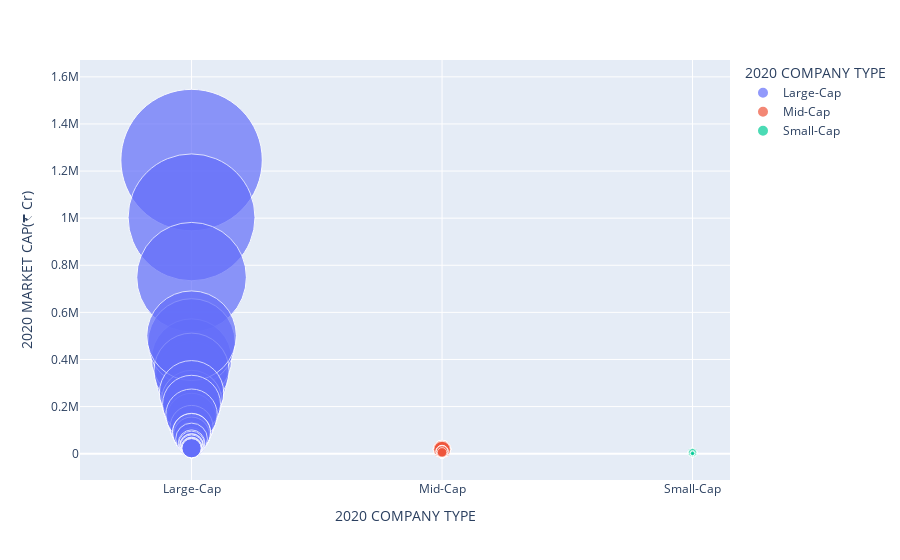

Notebook cell for this chart:
### Code cell
import plotly.express as px
fig = px.scatter(reports["ET_report_2020"],y = reports["ET_report_2020"]["2020 MARKET CAP(₹ Cr)"], x = reports["ET_report_2020"]["2020 COMPANY TYPE"],
hover_name = reports["ET_report_2020"]["COMPANY NAME"],color =reports["ET_report_2020"]["2020 COMPANY TYPE"] ,size = reports["ET_report_2020"]["2020 MARKET CAP(₹ Cr)"], size_max = 100)
fig.show()

### Figure 1 — Plotly figure (JSON) as saved in the notebook; plotly's stock layout.template omitted (floating-point values rounded to 4 significant figures; data arrays with more than 128 entries replaced by an {"elided": "..."} marker saying what was removed)
{"data": [{"hovertemplate": "<b>%{hovertext}</b><br><br>2020 COMPANY TYPE=%{x}<br>2020 MARKET CAP(₹ Cr)=%{marker.size}<extra></extra>", "hovertext": {"elided": "136 str values"}, "legendgroup": "Large-Cap", "marker": {"color": "#636efa", "size": {"elided": "136 int values"}, "sizemode": "area", "sizeref": 124.7, "symbol": "circle"}, "mode": "markers", "name": "Large-Cap", "orientation": "v", "showlegend": true, "type": "scatter", "x": {"elided": "136 str values"}, "xaxis": "x", "y": {"elided": "136 int values"}, "yaxis": "y"}, {"hovertemplate": "<b>%{hovertext}</b><br><br>2020 COMPANY TYPE=%{x}<br>2020 MARKET CAP(₹ Cr)=%{marker.size}<extra></extra>", "hovertext": ["Rajesh Exports Ltd.", "Canara Bank", "Union Bank of India", "Steel Authority of India (SAIL) Ltd.", "Redington (India) Ltd.", "Bank of India", "Indian Bank", "Tata Power Company Ltd.", "The New India Assurance Company Ltd.", "Max Financial Services Ltd.", "Adani Power Ltd.", "Central Bank of India", "Indian Overseas Bank", "LIC Housing Finance Ltd.", "Aditya Birla Capital Ltd.", "Oil India Ltd.", "EID Parry (India) Ltd.", "IDFC First Bank Ltd.", "UCO Bank", "Bharat Heavy Electricals Ltd.", "Apollo Tyres Ltd.", "Federal Bank Ltd.", "Exide Industries Ltd.", "Bank of Maharashtra", "L&T Finance Holdings Ltd.", "Cholamandalam Financial Holdings Ltd.", "Bombay Burmah Trading Corporation Ltd.", "Chambal Fertilisers & Chemicals Ltd.", "KEC International Ltd.", "NLC India Ltd.", "Mahindra & Mahindra Financial Services Ltd.", "Torrent Power Ltd.", "CESC Ltd.", "Gujarat State Petronet Ltd.", "Glenmark Pharmaceuticals Ltd.", "Quess Corp Ltd.", "Edelweiss Financial Services Ltd.", "Tata Chemicals Ltd.", "RBL Bank Ltd.", "Godrej Industries Ltd.", "BASF India Ltd.", "Indiabulls Housing Finance Ltd.", "SIS Ltd.", "National Aluminium Company Ltd.", "Prestige Estates Projects Ltd.", "Alok Industries Ltd.", "DCM Shriram Ltd.", "Aster DM Healthcare Ltd.", "APL Apollo Tubes Ltd.", "Zee Entertainment Enterprises Ltd.", "PNB Housing Finance Ltd.", "Welspun India Ltd.", "Housing and Urban Development Corporation Ltd.", "Amara Raja Batteries Ltd.", "JSW Energy Ltd.", "Escorts Ltd.", "Birla Corporation Ltd.", "GMR Infrastructure Ltd.", "JK Cement Ltd.", "Endurance Technologies Ltd.", "Supreme Industries Ltd.", "Dixon Technologies (India) Ltd.", "Minda Industries Ltd.", "Jubilant Pharmova Ltd.", "Manappuram Finance Ltd.", "Godrej Agrovet Ltd.", "Tube Investments of India Ltd.", "Shriram City Union Finance Ltd.", "Mahindra CIE Automotive Ltd.", "L&T Technology Services Ltd.", "Hatsun Agro Products Ltd.", "Alembic Pharmaceuticals Ltd.", "Aditya Birla Fashion and Retail Ltd.", "Sundaram Finance Ltd.", "Firstsource Solutions Ltd.", "Thermax Ltd.", "Sterlite Technologies Ltd.", "Crompton Greaves Consumer Electricals Ltd.", "City Union Bank Ltd.", "Laurus Labs Ltd.", "Cummins India Ltd.", "Coforge Ltd.", "Bajaj Electricals Ltd.", "Aarti Industries Ltd.", "Blue Star Ltd.", "Persistent Systems Ltd.", "Fortis Healthcare Ltd.", "Avanti Feeds Ltd.", "KRBL Ltd.", "Aegis Logistics Ltd.", "Atul Ltd.", "Sundram Fasteners Ltd.", "SJVN Ltd.", "Motilal Oswal Financial Services Ltd.", "Birlasoft Ltd.", "KPR Mill Ltd.", "Finolex Industries Ltd.", "Strides Pharma Science Ltd.", "Sun TV Network Ltd.", "Blue Dart Express Ltd.", "JM Financial Ltd.", "Astral Ltd.", "EPL Ltd.", "Amber Enterprises India Ltd.", "Castrol India Ltd.", "AIA Engineering Ltd.", "Sanofi India Ltd.", "Emami Ltd.", "Kajaria Ceramics Ltd.", "Galaxy Surfactants Ltd.", "V-Guard Industries Ltd.", "SKF India Ltd.", "Carborundum Universal Ltd.", "Narayana Hrudayalaya Ltd.", "Asahi India Glass Ltd.", "Akzo Nobel India Ltd.", "Mahanagar Gas Ltd.", "Bharat Dynamics Ltd."], "legendgroup": "Mid-Cap", "marker": {"color": "#EF553B", "size": [13368, 13579, 16151, 16512, 5008, 13657, 7094, 18346, 18009, 16680, 14390, 6856, 16024, 15969, 18497, 9839, 5301, 19030, 11826, 10111, 9411, 11407, 14320, 7460, 14237, 8480, 8793, 7391, 8729, 6920, 18100, 14902, 7720, 10977, 13637, 6305, 5410, 8549, 10989, 13142, 6511, 7767, 5691, 6693, 10548, 11432, 5409, 7679, 8094, 18214, 6324, 6684, 6572, 14303, 9982, 18305, 5448, 14928, 14630, 15111, 19134, 12000, 9648, 11210, 13782, 9759, 13992, 6305, 5583, 17695, 14092, 19226, 12075, 18074, 5173, 9604, 5895, 18938, 13146, 15204, 13494, 13963, 6060, 19135, 6725, 8825, 10358, 6744, 5993, 7559, 18595, 10096, 8879, 8538, 5093, 5398, 7375, 6112, 16884, 9387, 7386, 19734, 8095, 7543, 11617, 16727, 18861, 17233, 9556, 6483, 7411, 7540, 5966, 7273, 5685, 9234, 8758, 5604], "sizemode": "area", "sizeref": 124.7, "symbol": "circle"}, "mode": "markers", "name": "Mid-Cap", "orientation": "v", "showlegend": true, "type": "scatter", "x": ["Mid-Cap", "Mid-Cap", "Mid-Cap", "Mid-Cap", "Mid-Cap", "Mid-Cap", "Mid-Cap", "Mid-Cap", "Mid-Cap", "Mid-Cap", "Mid-Cap", "Mid-Cap", "Mid-Cap", "Mid-Cap", "Mid-Cap", "Mid-Cap", "Mid-Cap", "Mid-Cap", "Mid-Cap", "Mid-Cap", "Mid-Cap", "Mid-Cap", "Mid-Cap", "Mid-Cap", "Mid-Cap", "Mid-Cap", "Mid-Cap", "Mid-Cap", "Mid-Cap", "Mid-Cap", "Mid-Cap", "Mid-Cap", "Mid-Cap", "Mid-Cap", "Mid-Cap", "Mid-Cap", "Mid-Cap", "Mid-Cap", "Mid-Cap", "Mid-Cap", "Mid-Cap", "Mid-Cap", "Mid-Cap", "Mid-Cap", "Mid-Cap", "Mid-Cap", "Mid-Cap", "Mid-Cap", "Mid-Cap", "Mid-Cap", "Mid-Cap", "Mid-Cap", "Mid-Cap", "Mid-Cap", "Mid-Cap", "Mid-Cap", "Mid-Cap", "Mid-Cap", "Mid-Cap", "Mid-Cap", "Mid-Cap", "Mid-Cap", "Mid-Cap", "Mid-Cap", "Mid-Cap", "Mid-Cap", "Mid-Cap", "Mid-Cap", "Mid-Cap", "Mid-Cap", "Mid-Cap", "Mid-Cap", "Mid-Cap", "Mid-Cap", "Mid-Cap", "Mid-Cap", "Mid-Cap", "Mid-Cap", "Mid-Cap", "Mid-Cap", "Mid-Cap", "Mid-Cap", "Mid-Cap", "Mid-Cap", "Mid-Cap", "Mid-Cap", "Mid-Cap", "Mid-Cap", "Mid-Cap", "Mid-Cap", "Mid-Cap", "Mid-Cap", "Mid-Cap", "Mid-Cap", "Mid-Cap", "Mid-Cap", "Mid-Cap", "Mid-Cap", "Mid-Cap", "Mid-Cap", "Mid-Cap", "Mid-Cap", "Mid-Cap", "Mid-Cap", "Mid-Cap", "Mid-Cap", "Mid-Cap", "Mid-Cap", "Mid-Cap", "Mid-Cap", "Mid-Cap", "Mid-Cap", "Mid-Cap", "Mid-Cap", "Mid-Cap", "Mid-Cap", "Mid-Cap", "Mid-Cap"], "xaxis": "x", "y": [13368, 13579, 16151, 16512, 5008, 13657, 7094, 18346, 18009, 16680, 14390, 6856, 16024, 15969, 18497, 9839, 5301, 19030, 11826, 10111, 9411, 11407, 14320, 7460, 14237, 8480, 8793, 7391, 8729, 6920, 18100, 14902, 7720, 10977, 13637, 6305, 5410, 8549, 10989, 13142, 6511, 7767, 5691, 6693, 10548, 11432, 5409, 7679, 8094, 18214, 6324, 6684, 6572, 14303, 9982, 18305, 5448, 14928, 14630, 15111, 19134, 12000, 9648, 11210, 13782, 9759, 13992, 6305, 5583, 17695, 14092, 19226, 12075, 18074, 5173, 9604, 5895, 18938, 13146, 15204, 13494, 13963, 6060, 19135, 6725, 8825, 10358, 6744, 5993, 7559, 18595, 10096, 8879, 8538, 5093, 5398, 7375, 6112, 16884, 9387, 7386, 19734, 8095, 7543, 11617, 16727, 18861, 17233, 9556, 6483, 7411, 7540, 5966, 7273, 5685, 9234, 8758, 5604], "yaxis": "y"}, {"hovertemplate": "<b>%{hovertext}</b><br><br>2020 COMPANY TYPE=%{x}<br>2020 MARKET CAP(₹ Cr)=%{marker.size}<extra></extra>", "hovertext": {"elided": "146 str values"}, "legendgroup": "Small-Cap", "marker": {"color": "#00cc96", "size": {"elided": "146 int values"}, "sizemode": "area", "sizeref": 124.7, "symbol": "circle"}, "mode": "markers", "name": "Small-Cap", "orientation": "v", "showlegend": true, "type": "scatter", "x": {"elided": "146 str values"}, "xaxis": "x", "y": {"elided": "146 int values"}, "yaxis": "y"}], "layout": {"legend": {"itemsizing": "constant", "title": {"text": "2020 COMPANY TYPE"}, "tracegroupgap": 0}, "margin": {"t": 60}, "xaxis": {"anchor": "y", "categoryarray": ["Large-Cap", "Mid-Cap", "Small-Cap"], "categoryorder": "array", "domain": [0, 1], "title": {"text": "2020 COMPANY TYPE"}}, "yaxis": {"anchor": "x", "domain": [0, 1], "title": {"text": "2020 MARKET CAP(₹ Cr)"}}}}
